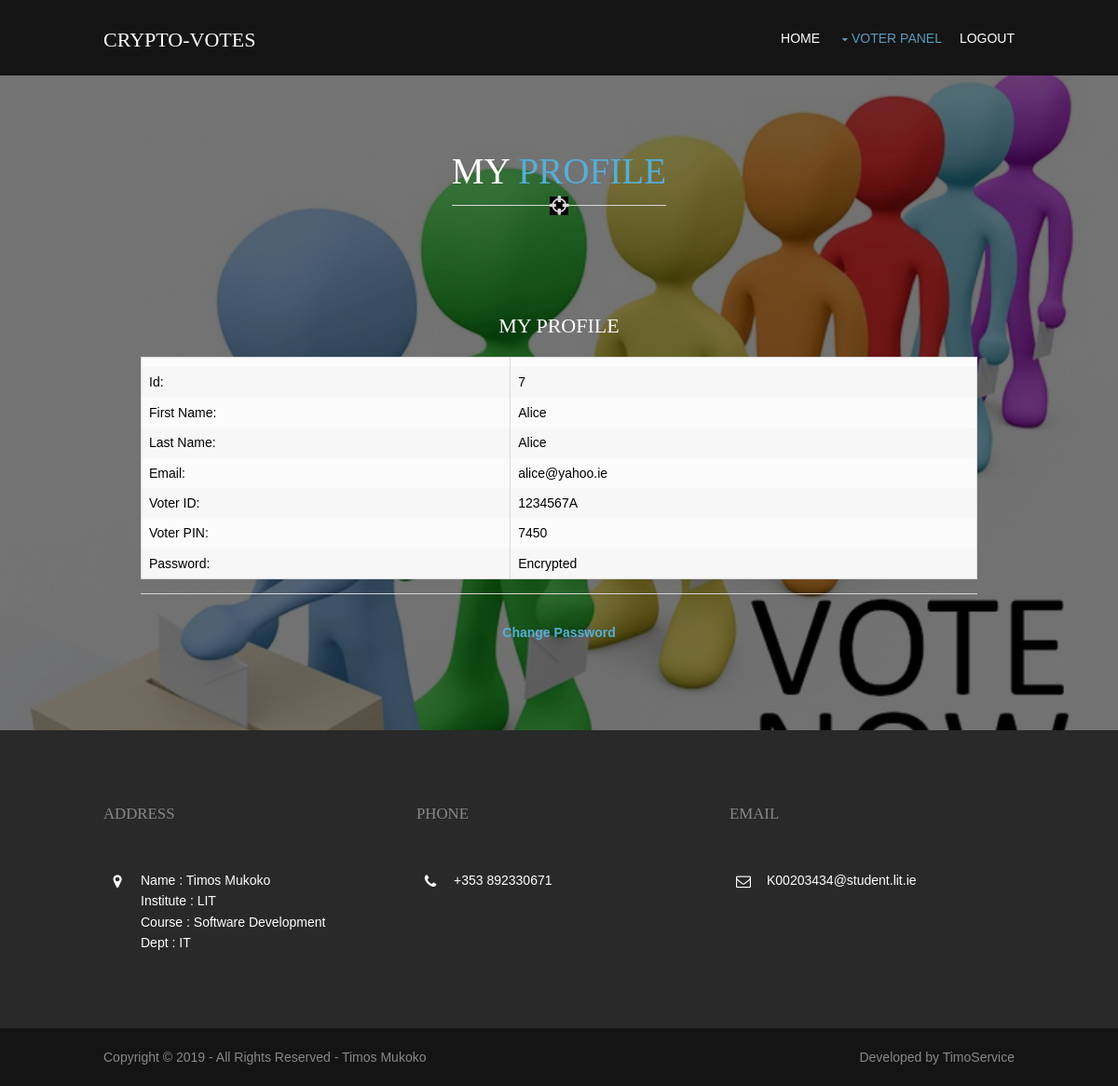
/manage-profile.php (signed in), run on the app's committed database.
### tables this page shows
CREATE TABLE `tbmembers` (
  `member_id` int(5) NOT NULL AUTO_INCREMENT,
  `first_name` varchar(45) NOT NULL,
  `last_name` varchar(45) NOT NULL,
  `email` varchar(45) NOT NULL,
  `voter_id` varchar(10) NOT NULL,
  `voter_pin` int(5) NOT NULL,
  `password` varchar(45) NOT NULL,
  `voter_status` int(11) NOT NULL DEFAULT '0',
  `candi_status` int(11) NOT NULL DEFAULT '0',
  `is_candidate` int(11) NOT NULL DEFAULT '0',
  `milestones` varchar(500) DEFAULT 'N/A',
  PRIMARY KEY (`member_id`),
  UNIQUE KEY `voter_id` (`voter_id`)
);

### manage-profile.php (the view, shortened to what this page needs)
<?php
 $mysqli = new mysqli("localhost", "root", "", "poll3");
    $result= $mysqli->query("SELECT * FROM tbMembers WHERE member_id = '$_SESSION[member_id]'")
    or die("There are no records to display ... \n" . mysqli_error());
    $row = mysqli_fetch_array($result);
    if($row)
     {
         $stdId = $row['member_id'];
         $firstName = $row['first_name'];
         $lastName = $row['last_name'];
         $email = $row['email'];
         $voter_id = $row['voter_id'];
         $voter_pin = $row['voter_pin'];
     }
?>
<!DOCTYPE html>
<html>
<head>
<link href="layout/styles/layout.css" rel="stylesheet" type="text/css" media="all">
</head>
<body id="top">
<div class="wrapper row1">
  <header id="header" class="hoc clear">
    <div id="logo" class="fl_left">
      <h1><a href="index.php">CRYPTO-VOTES</a></h1>
    </div>
    <nav id="mainav" class="fl_right">
      <ul class="clear">
        <li ><a href="voter.php">Home</a></li>
        <li class="active"><a class="drop" href="#">Voter Panel</a>
        </li>
        <li><a href="logout.php">Logout</a></li>
      </ul>
    </nav>
  </header>
</div>
<div class="wrapper bgded overlay" style="background-image:url('images/demo/backgrounds/background1.jpg');">
  <section id="testimonials" class="hoc container clear">
    <center>
	<h2 class="font-x3 uppercase btmspace-80 underlined"> My <a href="#">Profile</a></h2>
    </center>
	<ul class="nospace group">
        <center>
		<blockquote>
            <table border="0" width="620" align="center">
            <CAPTION><h3>MY PROFILE</h3></CAPTION>
            <form>
            <br>
            <tr><td></td><td></td></tr>
            <tr>
                <td style="color:#000000"; >Id:</td>
                <td style="color:#000000"; ><?php echo $stdId; ?></td>
            </tr>
            <tr>
                <td style="color:#000000"; >First Name:</td>
                <td style="color:#000000"; ><?php echo $firstName; ?></td>
            </tr>
            <tr>
                <td style="color:#000000"; >Last Name:</td>
                <td style="color:#000000"; ><?php echo $lastName; ?></td>
            </tr>
            <tr>
                <td style="color:#000000"; >Email:</td>
                <td style="color:#000000"; ><?php echo $email; ?></td>
            </tr>
            <tr>
                <td style="color:#000000"; >Voter ID:</td>
                <td style="color:#000000"; ><?php echo $voter_id; ?></td>
            </tr>
			<tr>
                <td style="color:#000000"; >Voter PIN:</td>
                <td style="color:#000000"; ><?php echo $voter_pin; ?></td>
            </tr>
			<tr>
                <td style="color:#000000"; >Password:</td>
                <td style="color:#000000"; >Encrypted</td>
            </tr>
            </table>
                  <hr>
			<center>
			<br> <a href="changePassword.php"><b>Change Password</b></a>
			</center>
        </blockquote>
		</center>
    </ul>
  </section>
</div>
<?php include 'footer.php'; ?>

### layout/styles/layout.css (style rules this page uses)
#header { padding:30px 0 0 0; }
#header #logo h1 { margin:0; padding:0; font-size:22px; text-transform:uppercase; }
.container { padding:80px 0; }
*, *::before, *::after { transition:all .3s ease-in-out; }
nav ul, nav ol { margin:0; padding:0; list-style:none; }
#mainav, #breadcrumb, .sidebar nav { line-height:normal; }
#mainav .drop::after, #mainav li li .drop::after, #breadcrumb li a::after, .sidebar nav a::after { position:absolute; font-family:"FontAwesome"; font-size:10px; line-height:10px; }
#mainav ul.clear { margin-top:3px; }
#mainav ul { text-transform:uppercase; }
#mainav li { display:inline-block; position:relative; margin:0 15px 0 0; padding:0; }
#mainav li:last-child { margin-right:0; }
#mainav li a { display:block; padding:0 0 32px 0; }
#mainav .drop { padding-left:15px; }
#mainav .drop::after, #mainav li li .drop::after { content:"\f0d7"; }
#mainav .drop::after { top:5px; left:5px; }
table, th, td { border:1px solid; border-collapse:collapse; vertical-align:top; }
table, th { table-layout:auto; }
table { width:100%; margin-bottom:15px; }
th, td { padding:5px 8px; }
td { border-width:0 1px; }
body { color:#888888; background-color:#141414; }
a { color:#56AED4; }
hr, .borderedbox { border-color:#D7D7D7; }
.overlay { color:#FFFFFF; background-color:inherit; }
.overlay::after { color:inherit; background-color:rgba(0,0,0,.55); }
.underlined::before { background-color:#D7D7D7; }
.underlined::after { color:#D7D7D7; background-color:#FFFFFF; }
.bgded .underlined::after { background-color:#000000; }
.row1 { color:#FFFFFF; background-color:#141414; }
#header #logo * { color:inherit; }
#mainav li a { color:inherit; }
#mainav .active a, #mainav a:hover, #mainav li:hover > a { color:#5B9BBD; background-color:inherit; }
table, th, td, #comments .avatar, #comments input, #comments textarea { border-color:#D7D7D7; }
tr, #comments li, #comments input[type="submit"], #comments input[type="reset"] { color:inherit; background-color:#FBFBFB; }
tr:nth-child(even), #comments li:nth-child(even) { color:inherit; background-color:#F7F7F7; }
@media screen and (min-width:978px) { .hoc { max-width:978px; } }

### layout/styles/framework.css (style rules this page uses)
html { overflow-y:scroll; overflow-x:hidden; }
html, body { margin:0; padding:0; font-size:14px; line-height:1.6em; }
*, *::before, *::after { box-sizing:border-box; }
.uppercase { text-transform:uppercase; }
.nospace { margin:0; padding:0; list-style:none; }
.overlay { position:relative; z-index:1; }
.overlay::after { display:block; position:absolute; top:0; left:0; width:100%; height:100%; content:""; z-index:-1; }
.bgded { background-position:top center; background-repeat:no-repeat; background-size:cover; }
.clear, .group { display:block; }
.clear::before, .clear::after, .group::before, .group::after { display:table; content:""; }
.clear, .clear::after, .group, .group::after { clear:both; }
a { outline:none; text-decoration:none; }
.fl_left, .imgl { float:left; }
.fl_right, .imgr { float:right; }
body, input, textarea, select { font-family:Verdana, Geneva, sans-serif; }
h1, h2, h3, h4, h5, h6, .heading { font-family:Georgia, "Times New Roman", Times, serif; }
form, fieldset, legend { margin:0; padding:0; border:none; }
h1, h2, h3, h4, h5, h6, .heading { margin:0 0 20px 0; font-size:22px; line-height:normal; font-weight:normal; text-transform:capitalize; }
.underlined { display:inline-block; position:relative; padding-bottom:15px; z-index:1; }
.underlined::before, .underlined::after { display:block; position:absolute; bottom:0; width:100%; height:1px; content:""; }
.underlined::after { bottom:-10px; left:50%; width:20px; height:20px; line-height:20px; margin-left:-10px; font-family:"FontAwesome"; font-size:24px; content:"\f05b"; text-align:center; }
hr { display:block; width:100%; height:1px; border:solid; border-width:1px 0 0 0; }
.font-x3 { font-size:2.8rem; }
.wrapper { display:block; width:100%; margin:0; padding:0; text-align:left; word-wrap:break-word; }
.hoc { display:block; margin:0 auto; }
address, article, aside, figcaption, figure, footer, header, main, nav, section { display:block; margin:0; padding:0; }
.btmspace-80 { margin-bottom:80px; }

### data on the page
tbmembers: member_id "7", first_name "Alice", last_name "Alice", email "alice@yahoo.ie", voter "1234567A", voter_pin "7450"
